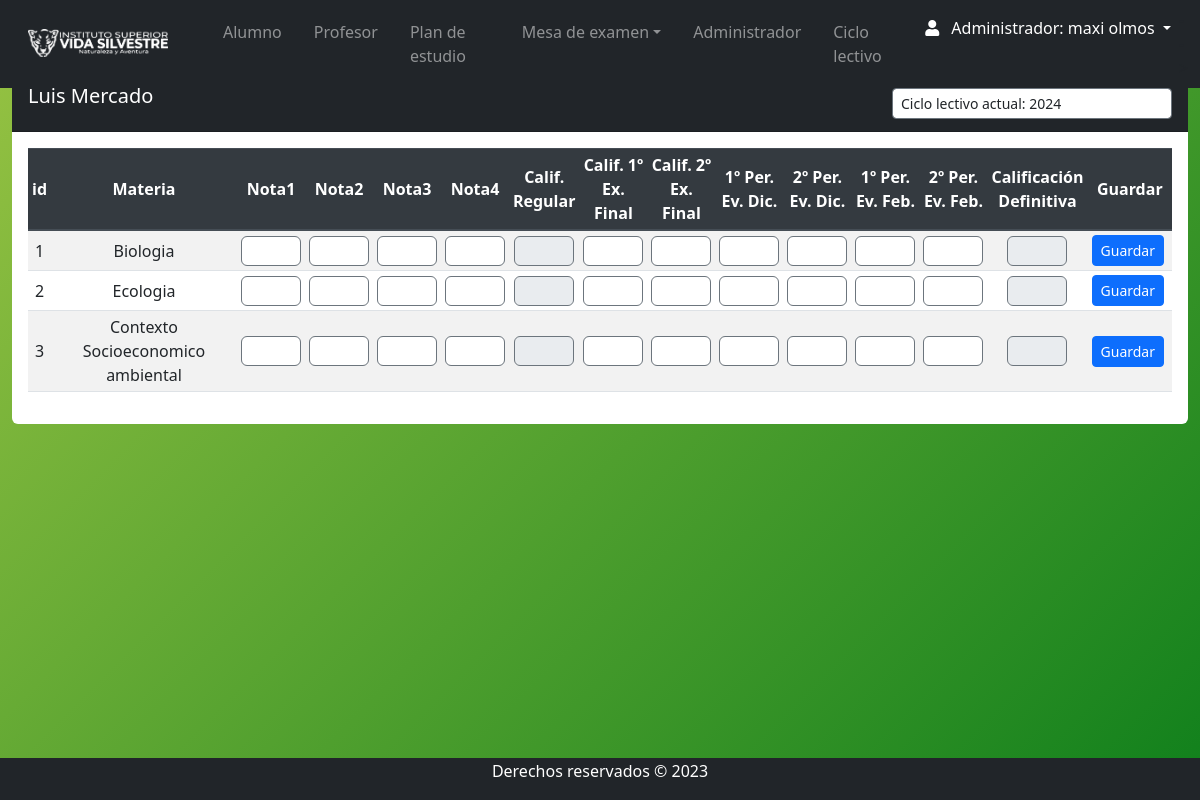
Page /Views/admin/nota_alumno.php?id=2 (signed in) on the committed database.
### tables this page shows
CREATE TABLE `persona` (
  `id_persona` int(11) NOT NULL,
  `nombre` varchar(35) NOT NULL,
  `apellido` varchar(35) NOT NULL,
  `fecha_nacimiento` date NOT NULL,
  `DNI` int(11) NOT NULL,
  `celular` varchar(15) DEFAULT NULL,
  `email_correo` varchar(100) DEFAULT NULL,
  `direccion` varchar(55) DEFAULT NULL,
  `fecha_ingreso` date DEFAULT NULL,
  `pais` varchar(55) DEFAULT NULL,
  `ciudad` varchar(55) DEFAULT NULL,
  `contraseña` varchar(10) DEFAULT NULL,
  `id_rol` int(11) NOT NULL,
  `genero` varchar(15) DEFAULT NULL,
  `legajo` int(11) DEFAULT NULL,
  `titulo` varchar(100) DEFAULT NULL,
  `estado` varchar(11) DEFAULT NULL
);

CREATE TABLE `examen` (
  `id_examen_tipo` int(11) NOT NULL,
  `nombre_examen` varchar(255) NOT NULL,
  `tipo` varchar(11) NOT NULL
);

CREATE TABLE `materia` (
  `id_materia` int(11) NOT NULL,
  `Nombre` varchar(255) DEFAULT NULL,
  `descripcion` varchar(50) DEFAULT NULL,
  `horas` varchar(5) DEFAULT NULL,
  `num_resolucion` varchar(15) DEFAULT NULL,
  `año_cursado` varchar(20) NOT NULL,
  `id_tipo` int(11) DEFAULT NULL,
  `estado` varchar(11) DEFAULT NULL,
  `plan_estudio` varchar(50) DEFAULT NULL
);

### Views/admin/nota_alumno.php (the view, shortened to what this page needs)
<?php require 'navbar.php';
require '../../conn/connection.php';
if(isset($_POST['guarda_nota'])|| isset($_POST['buscar'])){
    $select_ciclo = $_POST['select_ciclo'];
    $sql_ciclo = "SELECT id_ciclo, nombre_ciclo FROM ciclo_lectivo WHERE id_ciclo = $select_ciclo";
    $result_ciclo = $conexion->query($sql_ciclo);
    $ciclo = $result_ciclo->fetch_assoc();
}else {
    $sql_ciclo = "SELECT id_ciclo , nombre_ciclo FROM ciclo_lectivo WHERE ciclo_actual = 1 LIMIT 1";
    $result_ciclo = $conexion->query($sql_ciclo);
    $ciclo = $result_ciclo->fetch_assoc();
    $select_ciclo = $ciclo['id_ciclo'];
}
$alumno_id = isset($_GET['id']) ? $_GET['id'] : null;
if ($alumno_id) {
    $sql_alumno = "SELECT * FROM persona WHERE id_persona = $alumno_id";
    $result_alumno = $conexion->query($sql_alumno);
    if ($result_alumno->num_rows > 0) {
        $alumno = $result_alumno->fetch_assoc();
        $nombre_completo = $alumno['nombre'] . ' ' . $alumno['apellido'];
    } else {
        $nombre_completo = "Alumno no encontrado";
    }
    $sql = "SELECT m.* FROM alumno_materia am
            JOIN materia m ON am.id_materia = m.id_materia
            WHERE am.id_persona = $alumno_id
            AND m.estado = 'Activo'
            AND am.id_ciclo=$select_ciclo
            ";
    $result = $conexion->query($sql);
    if ($result->num_rows > 0) {
        while ($row = $result->fetch_assoc()) {
            $materias[] = $row;
        }
    }
} else {
    echo "ID de alumno no especificado.";
    exit;
}
?>
<section class="content mt-3">
    <div class="row m-auto">
        <div class="col-sm">
            <div class="card rounded-2 border-0">
                <div class="card-header bg-dark text-white pb-0 ">
                    <div class="row">
                        <h5 class="col"><?php echo htmlspecialchars($nombre_completo); ?></h5>
                        <div class="col mb-2">
                            <form id="miFormulario" action="" method="post" class="form-inline justify-content-end my-1">
                                <select name="select_ciclo" class="form-control form-control-sm w-50" onchange="enviarFormulario()">
                                    <option value="" disabled selected class="text-secondary">Ciclo lectivo actual: <?php echo $ciclo['nombre_ciclo']; ?></option>
                                </select>
                            </form>
                        </div>
                    </div>
                </div>
                <div class="card-body table-responsive">
                    <table id="" class="table table-striped table-sm">
                        <thead class="thead-dark">
                            <tr>
                                <th id="fixed-size2">id</th>
                                <th id="fixed-size3">Materia</th>
                                <?php
                                    $sql_examen = "SELECT * FROM examen WHERE id_examen_tipo <> 8";
                                    $resul_examen = $conexion->query($sql_examen);
                                    if ($resul_examen->num_rows > 0) {
                                        while ($row = $resul_examen->fetch_assoc()) {
                                            echo '<th id="fixed-size">'. $row['nombre_examen'] .'</th>';
                                        }
                                    }
                                ?>
                                <th id="fixed-size">Guardar</th>
                            </tr>
                        </thead>
                        <tbody>
                            <?php foreach ($materias as $index => $materia): ?>
                                <tr>
                                    <form action="" method="post">
                                        <td><?php echo $index + 1; ?></td>
                                        <td><?php echo htmlspecialchars($materia['Nombre']); ?></td>
                                         <?php
                                         $mate=$materia['id_materia'];
                                         $sql_nota = "SELECT * FROM nota WHERE id_persona = $alumno_id
                                         AND id_materia = $mate
                                         AND id_ciclo = $select_ciclo
                                         ";
                                         $result_nota = $conexion->query($sql_nota);
                                         $nota = $result_nota->fetch_assoc();
                                        if(empty($nota['n1'])){$nota1 =null;}else{$nota1= $nota['n1'];}
                                        if(empty($nota['n2'])){$nota2 =null;}else{$nota2= $nota['n2'];}
                                        if(empty($nota['n3'])){$nota3 =null;}else{$nota3= $nota['n3'];}
                                        if(empty($nota['n4'])){$nota4 =null;}else{$nota4= $nota['n4'];}
                                        if(empty($nota['n5'])){$nota5 =null;}else{$nota5= $nota['n5'];}
                                        if(empty($nota['n6'])){$nota6 =null;}else{$nota6= $nota['n6'];}
                                        if(empty($nota['n7'])){$nota7 =null;}else{$nota7= $nota['n7'];}
                                        if(empty($nota['n9'])){$nota9 =null;}else{$nota9= $nota['n9'];}
                                        if(empty($nota['n10'])){$nota10=null;}else{$nota10= $nota['n10'];}
                                        if(empty($nota['n11'])){$nota11=null;}else{$nota11= $nota['n11'];}
                                        if(empty($nota['n12'])){$nota12=null;}else{$nota12= $nota['n12'];}
                                        if(empty($nota['n12'])){$nota12=null;}else{$nota12= $nota['n12'];}
                                        if(empty($nota['n13'])){$nota13=null;}else{$nota13= $nota['n13'];}
                                        ?>
                                        <td><input id="fixed-size"  name="n1"  type="number" min="0" max="10" step="0.1" value="<?php echo htmlspecialchars($nota1); ?>" placeholder="" class="form-control"></td>
                                        <td><input id="fixed-size"  name="n2"  type="number" min="0" max="10" step="0.1" value="<?php echo htmlspecialchars($nota2); ?>" placeholder="" class="form-control"></td>
                                        <td><input id="fixed-size"  name="n3"  type="number" min="0" max="10" step="0.1" value="<?php echo htmlspecialchars($nota3); ?>" placeholder="" class="form-control"></td>
                                        <td><input id="fixed-size"  name="n4"  type="number" min="0" max="10" step="0.1" value="<?php echo htmlspecialchars($nota4); ?>" placeholder="" class="form-control"></td>
                                        <td><input id="fixed-size"  name="n5"  type="number" min="0" max="10" step="0.1" value="<?php echo htmlspecialchars($nota5); ?>" placeholder="" class="form-control" readonly></td>
                                        <td><input id="fixed-size"  name="n6"  type="number" min="0" max="10" step="0.1" value="<?php echo htmlspecialchars($nota6); ?>" placeholder="" class="form-control"></td>
                                        <td><input id="fixed-size"  name="n7"  type="number" min="0" max="10" step="0.1" value="<?php echo htmlspecialchars($nota7); ?>" placeholder="" class="form-control"></td>
                                        <td><input id="fixed-size"  name="n9"  type="number" min="0" max="10" step="0.1" value="<?php echo htmlspecialchars($nota9); ?>" placeholder="" class="form-control"></td>
                                        <td><input id="fixed-size"  name="n10" type="number" min="0" max="10" step="0.1" value="<?php echo htmlspecialchars($nota10); ?>" placeholder="" class="form-control"></td>
                                        <td><input id="fixed-size"  name="n11" type="number" min="0" max="10" step="0.1" value="<?php echo htmlspecialchars($nota11); ?>" placeholder="" class="form-control"></td>
                                        <td><input id="fixed-size"  name="n12" type="number" min="0" max="10" step="0.1" value="<?php echo htmlspecialchars($nota12); ?>" placeholder="" class="form-control"></td>
                                        <td><input id="fixed-size"  name="n13" type="number" min="0" max="10" step="0.1" value="<?php echo htmlspecialchars($nota13); ?>" placeholder="" class="form-control" readonly></td>
                                        <td class="">
                                           <button type="submit" name="guarda_nota" class="btn btn-primary btn-sm mr-1" >Guardar</button>
                                        </td>
                                    </form>
                                </tr>
                            <?php endforeach; ?>
                        </tbody>
                    </table>
                </div>
            </div>
        </div>
    </div>
</section>
<?php require 'footer.php'; ?>

### css/style.css (style rules this page uses)
body { background: linear-gradient(135deg, #98c343, #10801c); position: relative; padding-bottom: 10px; min-height: 100vh; }
input { border-style: solid !important; border-color: #6c757d !important; border-width: 1.5px !important; }
select { border-style: solid !important; border-color: #6c757d !important; border-width: 1px !important; }
th, td { text-align: center !important; vertical-align: middle !important; }
#fixed-size { width: 60px; height: 30px; margin: auto; text-align: center; }
#fixed-size2 { width: 10px; height: 30px; margin: auto; text-align: center; }
#fixed-size3 { width: 300px; height: 30px; margin: auto; text-align: center; }
input[type="number"] { -webkit-appearance: none; -moz-appearance: textfield; appearance: none; margin: 0; }

### rows in the picture
persona: nombre_completo "Luis Mercado"
examen: nombre_examen "Nota1"
examen: nombre_examen "Nota2"
examen: nombre_examen "Nota3"
examen: nombre_examen "Nota4"
examen: nombre_examen "Calif. Regular"
examen: nombre_examen "Calif. 1º Ex. Final"
examen: nombre_examen "Calif. 2º Ex. Final"
examen: nombre_examen "1º Per. Ev. Dic."
examen: nombre_examen "2º Per. Ev. Dic."
examen: nombre_examen "1º Per. Ev. Feb."
examen: nombre_examen "2º Per. Ev. Feb."
examen: nombre_examen "Calificación Definitiva"
materia: Nombre "Biologia"
materia: Nombre "Ecologia"
materia: Nombre "Contexto Socioeconomico ambiental"

### other values in the picture
$_SESSION['nombre'] "maxi"
$_SESSION['apellido'] "olmos"
